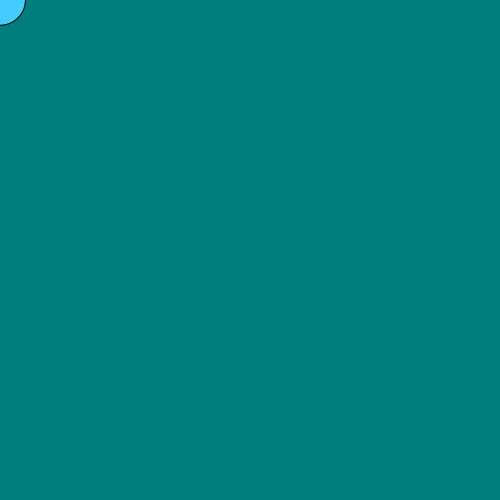
Frame 1 (no input)
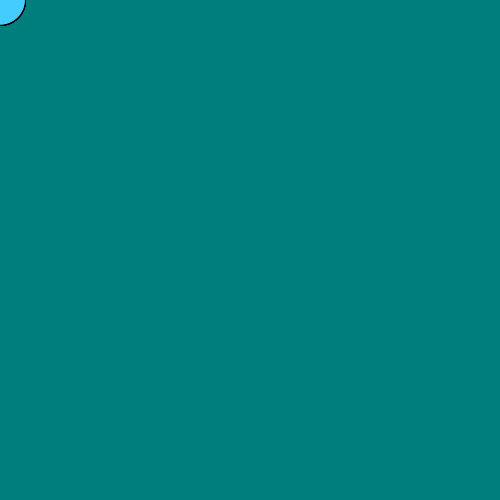
Frame 60 (the mouse pressed at the canvas centre just before this capture)
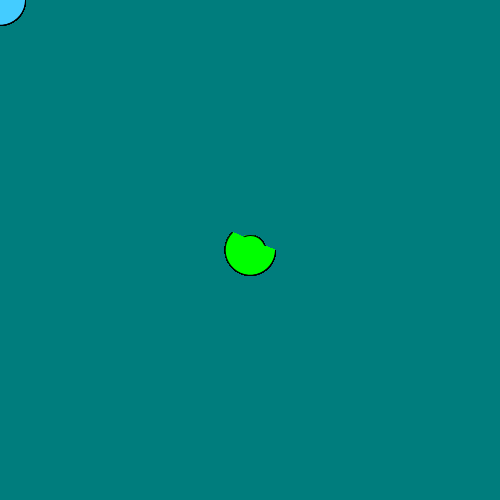
Frame 120 (the mouse held since frame 60 and released just before this capture)

The Processing sketch that drew these frames (run headless with seeded random() and noise(); from frame 60 on, the mouse is pressed at the canvas centre):

// Processing sketch: Rachel_s_first_sketch_
// ── Rachel_s_first_sketch_.pde
void setup () {
size (500,500);
background(0,125,125);}

void draw (){
if(mousePressed){
fill(0,255,0);}
else{
fill(68,204,255);
}
ellipse (mouseX,mouseY,30,30);
ellipse (mouseX,mouseY,30,30);
arc(mouseX, mouseY, 50, 50, 0, PI+QUARTER_PI, OPEN);
}
